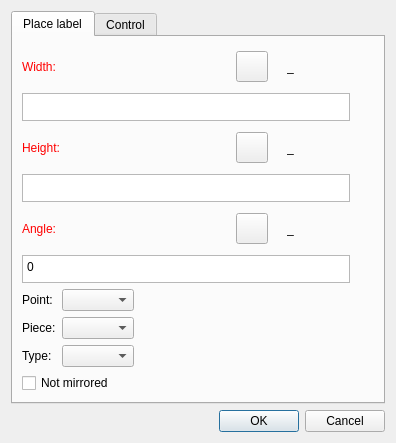
<?xml version="1.0" encoding="UTF-8"?>
<ui version="4.0">
 <class>DialogPlaceLabel</class>
 <widget class="QDialog" name="DialogPlaceLabel">
  <property name="geometry">
   <rect>
    <x>0</x>
    <y>0</y>
    <width>396</width>
    <height>443</height>
   </rect>
  </property>
  <property name="windowTitle">
   <string>Place label</string>
  </property>
  <property name="windowIcon">
   <iconset resource="../../../../vmisc/share/resources/icon.qrc">
    <normaloff>:/icon/64x64/icon64x64.png</normaloff>:/icon/64x64/icon64x64.png</iconset>
  </property>
  <layout class="QVBoxLayout" name="verticalLayout">
   <item>
    <widget class="QTabWidget" name="tabWidget">
     <property name="currentIndex">
      <number>0</number>
     </property>
     <widget class="QWidget" name="tabPlaceLabel">
      <attribute name="title">
       <string>Place label</string>
      </attribute>
      <layout class="QVBoxLayout" name="verticalLayout_2">
       <item>
        <layout class="QHBoxLayout" name="horizontalLayout">
         <item alignment="Qt::AlignLeft">
          <widget class="QLabel" name="labelEditFormulaWidth">
           <property name="sizePolicy">
            <sizepolicy hsizetype="Fixed" vsizetype="Preferred">
             <horstretch>0</horstretch>
             <verstretch>0</verstretch>
            </sizepolicy>
           </property>
           <property name="palette">
            <palette>
             <active>
              <colorrole role="WindowText">
               <brush brushstyle="SolidPattern">
                <color alpha="255">
                 <red>255</red>
                 <green>0</green>
                 <blue>0</blue>
                </color>
               </brush>
              </colorrole>
             </active>
             <inactive>
              <colorrole role="WindowText">
               <brush brushstyle="SolidPattern">
                <color alpha="255">
                 <red>255</red>
                 <green>0</green>
                 <blue>0</blue>
                </color>
               </brush>
              </colorrole>
             </inactive>
             <disabled>
              <colorrole role="WindowText">
               <brush brushstyle="SolidPattern">
                <color alpha="255">
                 <red>159</red>
                 <green>158</green>
                 <blue>158</blue>
                </color>
               </brush>
              </colorrole>
             </disabled>
            </palette>
           </property>
           <property name="text">
            <string>Width:</string>
           </property>
          </widget>
         </item>
         <item>
          <spacer name="horizontalSpacer">
           <property name="orientation">
            <enum>Qt::Horizontal</enum>
           </property>
           <property name="sizeHint" stdset="0">
            <size>
             <width>40</width>
             <height>20</height>
            </size>
           </property>
          </spacer>
         </item>
         <item alignment="Qt::AlignRight">
          <widget class="QToolButton" name="toolButtonExprWidth">
           <property name="toolTip">
            <string>Formula wizard</string>
           </property>
           <property name="text">
            <string notr="true"/>
           </property>
           <property name="icon">
            <iconset resource="../../../../vmisc/share/resources/icon.qrc">
             <normaloff>:/icon/light/24x24/fx.png</normaloff>:/icon/light/24x24/fx.png</iconset>
           </property>
           <property name="iconSize">
            <size>
             <width>24</width>
             <height>24</height>
            </size>
           </property>
          </widget>
         </item>
         <item alignment="Qt::AlignRight">
          <widget class="QLabel" name="label_4">
           <property name="text">
            <string/>
           </property>
           <property name="pixmap">
            <pixmap resource="../../../../vmisc/share/resources/icon.qrc">:/icon/light/24x24/equal.png</pixmap>
           </property>
          </widget>
         </item>
         <item alignment="Qt::AlignRight">
          <widget class="QLabel" name="labelResultCalculationWidth">
           <property name="sizePolicy">
            <sizepolicy hsizetype="Fixed" vsizetype="Preferred">
             <horstretch>0</horstretch>
             <verstretch>0</verstretch>
            </sizepolicy>
           </property>
           <property name="minimumSize">
            <size>
             <width>87</width>
             <height>0</height>
            </size>
           </property>
           <property name="toolTip">
            <string>Value</string>
           </property>
           <property name="whatsThis">
            <string notr="true"/>
           </property>
           <property name="text">
            <string notr="true">_</string>
           </property>
          </widget>
         </item>
        </layout>
       </item>
       <item>
        <layout class="QHBoxLayout" name="horizontalLayout_formula">
         <item>
          <widget class="VPlainTextEdit" name="plainTextEditFormulaWidth">
           <property name="sizePolicy">
            <sizepolicy hsizetype="Expanding" vsizetype="Preferred">
             <horstretch>0</horstretch>
             <verstretch>0</verstretch>
            </sizepolicy>
           </property>
           <property name="maximumSize">
            <size>
             <width>16777215</width>
             <height>28</height>
            </size>
           </property>
           <property name="toolTip">
            <string>Calculation</string>
           </property>
           <property name="tabChangesFocus">
            <bool>true</bool>
           </property>
          </widget>
         </item>
         <item>
          <widget class="QPushButton" name="pushButtonGrowWidth">
           <property name="maximumSize">
            <size>
             <width>18</width>
             <height>18</height>
            </size>
           </property>
           <property name="sizeIncrement">
            <size>
             <width>0</width>
             <height>0</height>
            </size>
           </property>
           <property name="toolTip">
            <string>&lt;html&gt;&lt;head/&gt;&lt;body&gt;&lt;p&gt;Show full calculation in message box&lt;/p&gt;&lt;/body&gt;&lt;/html&gt;</string>
           </property>
           <property name="text">
            <string notr="true"/>
           </property>
           <property name="icon">
            <iconset theme="go-down"/>
           </property>
           <property name="iconSize">
            <size>
             <width>16</width>
             <height>16</height>
            </size>
           </property>
           <property name="flat">
            <bool>true</bool>
           </property>
          </widget>
         </item>
        </layout>
       </item>
       <item>
        <layout class="QHBoxLayout" name="horizontalLayout_2">
         <item alignment="Qt::AlignLeft">
          <widget class="QLabel" name="labelEditFormulaHeight">
           <property name="sizePolicy">
            <sizepolicy hsizetype="Fixed" vsizetype="Preferred">
             <horstretch>0</horstretch>
             <verstretch>0</verstretch>
            </sizepolicy>
           </property>
           <property name="palette">
            <palette>
             <active>
              <colorrole role="WindowText">
               <brush brushstyle="SolidPattern">
                <color alpha="255">
                 <red>255</red>
                 <green>0</green>
                 <blue>0</blue>
                </color>
               </brush>
              </colorrole>
             </active>
             <inactive>
              <colorrole role="WindowText">
               <brush brushstyle="SolidPattern">
                <color alpha="255">
                 <red>255</red>
                 <green>0</green>
                 <blue>0</blue>
                </color>
               </brush>
              </colorrole>
             </inactive>
             <disabled>
              <colorrole role="WindowText">
               <brush brushstyle="SolidPattern">
                <color alpha="255">
                 <red>159</red>
                 <green>158</green>
                 <blue>158</blue>
                </color>
               </brush>
              </colorrole>
             </disabled>
            </palette>
           </property>
           <property name="text">
            <string>Height:</string>
           </property>
          </widget>
         </item>
         <item>
          <spacer name="horizontalSpacer_2">
           <property name="orientation">
            <enum>Qt::Horizontal</enum>
           </property>
           <property name="sizeHint" stdset="0">
            <size>
             <width>40</width>
             <height>20</height>
            </size>
           </property>
          </spacer>
         </item>
         <item alignment="Qt::AlignRight">
          <widget class="QToolButton" name="toolButtonExprHeight">
           <property name="toolTip">
            <string>Formula wizard</string>
           </property>
           <property name="text">
            <string notr="true"/>
           </property>
           <property name="icon">
            <iconset resource="../../../../vmisc/share/resources/icon.qrc">
             <normaloff>:/icon/light/24x24/fx.png</normaloff>:/icon/light/24x24/fx.png</iconset>
           </property>
           <property name="iconSize">
            <size>
             <width>24</width>
             <height>24</height>
            </size>
           </property>
          </widget>
         </item>
         <item alignment="Qt::AlignRight">
          <widget class="QLabel" name="label_5">
           <property name="text">
            <string/>
           </property>
           <property name="pixmap">
            <pixmap resource="../../../../vmisc/share/resources/icon.qrc">:/icon/light/24x24/equal.png</pixmap>
           </property>
          </widget>
         </item>
         <item alignment="Qt::AlignRight">
          <widget class="QLabel" name="labelResultCalculationHeight">
           <property name="sizePolicy">
            <sizepolicy hsizetype="Fixed" vsizetype="Preferred">
             <horstretch>0</horstretch>
             <verstretch>0</verstretch>
            </sizepolicy>
           </property>
           <property name="minimumSize">
            <size>
             <width>87</width>
             <height>0</height>
            </size>
           </property>
           <property name="toolTip">
            <string>Value</string>
           </property>
           <property name="whatsThis">
            <string notr="true"/>
           </property>
           <property name="text">
            <string notr="true">_</string>
           </property>
          </widget>
         </item>
        </layout>
       </item>
       <item>
        <layout class="QHBoxLayout" name="horizontalLayout_formula_2">
         <item>
          <widget class="VPlainTextEdit" name="plainTextEditFormulaHeight">
           <property name="sizePolicy">
            <sizepolicy hsizetype="Expanding" vsizetype="Preferred">
             <horstretch>0</horstretch>
             <verstretch>0</verstretch>
            </sizepolicy>
           </property>
           <property name="maximumSize">
            <size>
             <width>16777215</width>
             <height>28</height>
            </size>
           </property>
           <property name="toolTip">
            <string>Calculation</string>
           </property>
           <property name="tabChangesFocus">
            <bool>true</bool>
           </property>
          </widget>
         </item>
         <item>
          <widget class="QPushButton" name="pushButtonGrowHeight">
           <property name="maximumSize">
            <size>
             <width>18</width>
             <height>18</height>
            </size>
           </property>
           <property name="sizeIncrement">
            <size>
             <width>0</width>
             <height>0</height>
            </size>
           </property>
           <property name="toolTip">
            <string>&lt;html&gt;&lt;head/&gt;&lt;body&gt;&lt;p&gt;Show full calculation in message box&lt;/p&gt;&lt;/body&gt;&lt;/html&gt;</string>
           </property>
           <property name="text">
            <string notr="true"/>
           </property>
           <property name="icon">
            <iconset theme="go-down"/>
           </property>
           <property name="iconSize">
            <size>
             <width>16</width>
             <height>16</height>
            </size>
           </property>
           <property name="flat">
            <bool>true</bool>
           </property>
          </widget>
         </item>
        </layout>
       </item>
       <item>
        <layout class="QHBoxLayout" name="horizontalLayout_3">
         <item alignment="Qt::AlignLeft">
          <widget class="QLabel" name="labelEditFormulaAngle">
           <property name="sizePolicy">
            <sizepolicy hsizetype="Fixed" vsizetype="Preferred">
             <horstretch>0</horstretch>
             <verstretch>0</verstretch>
            </sizepolicy>
           </property>
           <property name="palette">
            <palette>
             <active>
              <colorrole role="WindowText">
               <brush brushstyle="SolidPattern">
                <color alpha="255">
                 <red>255</red>
                 <green>0</green>
                 <blue>0</blue>
                </color>
               </brush>
              </colorrole>
             </active>
             <inactive>
              <colorrole role="WindowText">
               <brush brushstyle="SolidPattern">
                <color alpha="255">
                 <red>255</red>
                 <green>0</green>
                 <blue>0</blue>
                </color>
               </brush>
              </colorrole>
             </inactive>
             <disabled>
              <colorrole role="WindowText">
               <brush brushstyle="SolidPattern">
                <color alpha="255">
                 <red>159</red>
                 <green>158</green>
                 <blue>158</blue>
                </color>
               </brush>
              </colorrole>
             </disabled>
            </palette>
           </property>
           <property name="text">
            <string>Angle:</string>
           </property>
          </widget>
         </item>
         <item>
          <spacer name="horizontalSpacer_3">
           <property name="orientation">
            <enum>Qt::Horizontal</enum>
           </property>
           <property name="sizeHint" stdset="0">
            <size>
             <width>40</width>
             <height>20</height>
            </size>
           </property>
          </spacer>
         </item>
         <item alignment="Qt::AlignRight">
          <widget class="QToolButton" name="toolButtonExprAngle">
           <property name="toolTip">
            <string>Formula wizard</string>
           </property>
           <property name="text">
            <string notr="true"/>
           </property>
           <property name="icon">
            <iconset resource="../../../../vmisc/share/resources/icon.qrc">
             <normaloff>:/icon/light/24x24/fx.png</normaloff>:/icon/light/24x24/fx.png</iconset>
           </property>
           <property name="iconSize">
            <size>
             <width>24</width>
             <height>24</height>
            </size>
           </property>
          </widget>
         </item>
         <item alignment="Qt::AlignRight">
          <widget class="QLabel" name="label_6">
           <property name="text">
            <string/>
           </property>
           <property name="pixmap">
            <pixmap resource="../../../../vmisc/share/resources/icon.qrc">:/icon/light/24x24/equal.png</pixmap>
           </property>
          </widget>
         </item>
         <item alignment="Qt::AlignRight">
          <widget class="QLabel" name="labelResultCalculationAngle">
           <property name="sizePolicy">
            <sizepolicy hsizetype="Fixed" vsizetype="Preferred">
             <horstretch>0</horstretch>
             <verstretch>0</verstretch>
            </sizepolicy>
           </property>
           <property name="minimumSize">
            <size>
             <width>87</width>
             <height>0</height>
            </size>
           </property>
           <property name="toolTip">
            <string>Value</string>
           </property>
           <property name="whatsThis">
            <string notr="true"/>
           </property>
           <property name="text">
            <string notr="true">_</string>
           </property>
          </widget>
         </item>
        </layout>
       </item>
       <item>
        <layout class="QHBoxLayout" name="horizontalLayout_formula_3">
         <item>
          <widget class="VPlainTextEdit" name="plainTextEditFormulaAngle">
           <property name="sizePolicy">
            <sizepolicy hsizetype="Expanding" vsizetype="Preferred">
             <horstretch>0</horstretch>
             <verstretch>0</verstretch>
            </sizepolicy>
           </property>
           <property name="maximumSize">
            <size>
             <width>16777215</width>
             <height>28</height>
            </size>
           </property>
           <property name="toolTip">
            <string>Calculation</string>
           </property>
           <property name="tabChangesFocus">
            <bool>true</bool>
           </property>
           <property name="plainText">
            <string>0</string>
           </property>
          </widget>
         </item>
         <item>
          <widget class="QPushButton" name="pushButtonGrowAngle">
           <property name="maximumSize">
            <size>
             <width>18</width>
             <height>18</height>
            </size>
           </property>
           <property name="sizeIncrement">
            <size>
             <width>0</width>
             <height>0</height>
            </size>
           </property>
           <property name="toolTip">
            <string>&lt;html&gt;&lt;head/&gt;&lt;body&gt;&lt;p&gt;Show full calculation in message box&lt;/p&gt;&lt;/body&gt;&lt;/html&gt;</string>
           </property>
           <property name="text">
            <string notr="true"/>
           </property>
           <property name="icon">
            <iconset theme="go-down"/>
           </property>
           <property name="iconSize">
            <size>
             <width>16</width>
             <height>16</height>
            </size>
           </property>
           <property name="flat">
            <bool>true</bool>
           </property>
          </widget>
         </item>
        </layout>
       </item>
       <item>
        <layout class="QFormLayout" name="formLayout">
         <property name="fieldGrowthPolicy">
          <enum>QFormLayout::ExpandingFieldsGrow</enum>
         </property>
         <item row="0" column="0">
          <widget class="QLabel" name="labelPoint">
           <property name="text">
            <string>Point:</string>
           </property>
          </widget>
         </item>
         <item row="0" column="1">
          <widget class="QComboBox" name="comboBoxPoint"/>
         </item>
         <item row="1" column="0">
          <widget class="QLabel" name="labelPiece">
           <property name="text">
            <string>Piece:</string>
           </property>
          </widget>
         </item>
         <item row="1" column="1">
          <widget class="QComboBox" name="comboBoxPiece"/>
         </item>
         <item row="2" column="0">
          <widget class="QLabel" name="label">
           <property name="text">
            <string>Type:</string>
           </property>
          </widget>
         </item>
         <item row="2" column="1">
          <widget class="QComboBox" name="comboBoxLabelType"/>
         </item>
        </layout>
       </item>
       <item>
        <widget class="QCheckBox" name="checkBoxNotMirrored">
         <property name="text">
          <string>Not mirrored</string>
         </property>
        </widget>
       </item>
      </layout>
     </widget>
     <widget class="QWidget" name="tabControl">
      <attribute name="title">
       <string>Control</string>
      </attribute>
      <layout class="QVBoxLayout" name="verticalLayout_3">
       <item>
        <layout class="QHBoxLayout" name="horizontalLayout_15">
         <item alignment="Qt::AlignLeft">
          <widget class="QLabel" name="labelEditVisible">
           <property name="sizePolicy">
            <sizepolicy hsizetype="Fixed" vsizetype="Preferred">
             <horstretch>0</horstretch>
             <verstretch>0</verstretch>
            </sizepolicy>
           </property>
           <property name="palette">
            <palette>
             <active>
              <colorrole role="WindowText">
               <brush brushstyle="SolidPattern">
                <color alpha="255">
                 <red>255</red>
                 <green>0</green>
                 <blue>0</blue>
                </color>
               </brush>
              </colorrole>
             </active>
             <inactive>
              <colorrole role="WindowText">
               <brush brushstyle="SolidPattern">
                <color alpha="255">
                 <red>255</red>
                 <green>0</green>
                 <blue>0</blue>
                </color>
               </brush>
              </colorrole>
             </inactive>
             <disabled>
              <colorrole role="WindowText">
               <brush brushstyle="SolidPattern">
                <color alpha="255">
                 <red>159</red>
                 <green>158</green>
                 <blue>158</blue>
                </color>
               </brush>
              </colorrole>
             </disabled>
            </palette>
           </property>
           <property name="text">
            <string>Visible</string>
           </property>
          </widget>
         </item>
         <item>
          <spacer name="horizontalSpacer_11">
           <property name="orientation">
            <enum>Qt::Horizontal</enum>
           </property>
           <property name="sizeHint" stdset="0">
            <size>
             <width>40</width>
             <height>20</height>
            </size>
           </property>
          </spacer>
         </item>
         <item alignment="Qt::AlignRight">
          <widget class="QToolButton" name="toolButtonExprVisible">
           <property name="enabled">
            <bool>true</bool>
           </property>
           <property name="toolTip">
            <string>Formula wizard</string>
           </property>
           <property name="text">
            <string notr="true"/>
           </property>
           <property name="icon">
            <iconset resource="../../../../vmisc/share/resources/icon.qrc">
             <normaloff>:/icon/light/24x24/fx.png</normaloff>:/icon/light/24x24/fx.png</iconset>
           </property>
           <property name="iconSize">
            <size>
             <width>24</width>
             <height>24</height>
            </size>
           </property>
          </widget>
         </item>
         <item alignment="Qt::AlignRight">
          <widget class="QLabel" name="label_8">
           <property name="text">
            <string/>
           </property>
           <property name="pixmap">
            <pixmap resource="../../../../vmisc/share/resources/icon.qrc">:/icon/light/24x24/equal.png</pixmap>
           </property>
          </widget>
         </item>
         <item alignment="Qt::AlignRight">
          <widget class="QLabel" name="labelResultVisible">
           <property name="sizePolicy">
            <sizepolicy hsizetype="Fixed" vsizetype="Preferred">
             <horstretch>0</horstretch>
             <verstretch>0</verstretch>
            </sizepolicy>
           </property>
           <property name="minimumSize">
            <size>
             <width>87</width>
             <height>0</height>
            </size>
           </property>
           <property name="toolTip">
            <string>Value</string>
           </property>
           <property name="text">
            <string notr="true">_</string>
           </property>
          </widget>
         </item>
        </layout>
       </item>
       <item>
        <layout class="QHBoxLayout" name="horizontalLayout_14">
         <item>
          <widget class="VPlainTextEdit" name="plainTextEditFormulaVisible">
           <property name="sizePolicy">
            <sizepolicy hsizetype="Expanding" vsizetype="Preferred">
             <horstretch>0</horstretch>
             <verstretch>0</verstretch>
            </sizepolicy>
           </property>
           <property name="maximumSize">
            <size>
             <width>16777215</width>
             <height>28</height>
            </size>
           </property>
           <property name="toolTip">
            <string>Create a formula that regulates visibility. Values different from &quot;0&quot; make a path visible.</string>
           </property>
           <property name="tabChangesFocus">
            <bool>true</bool>
           </property>
           <property name="plainText">
            <string>1</string>
           </property>
          </widget>
         </item>
         <item>
          <widget class="QPushButton" name="pushButtonGrowVisible">
           <property name="enabled">
            <bool>true</bool>
           </property>
           <property name="maximumSize">
            <size>
             <width>18</width>
             <height>18</height>
            </size>
           </property>
           <property name="sizeIncrement">
            <size>
             <width>0</width>
             <height>0</height>
            </size>
           </property>
           <property name="toolTip">
            <string>&lt;html&gt;&lt;head/&gt;&lt;body&gt;&lt;p&gt;Show full calculation in message box&lt;/p&gt;&lt;/body&gt;&lt;/html&gt;</string>
           </property>
           <property name="text">
            <string notr="true"/>
           </property>
           <property name="icon">
            <iconset theme="go-down"/>
           </property>
           <property name="iconSize">
            <size>
             <width>16</width>
             <height>16</height>
            </size>
           </property>
           <property name="flat">
            <bool>true</bool>
           </property>
          </widget>
         </item>
        </layout>
       </item>
       <item>
        <spacer name="verticalSpacer_5">
         <property name="orientation">
          <enum>Qt::Vertical</enum>
         </property>
         <property name="sizeHint" stdset="0">
          <size>
           <width>20</width>
           <height>40</height>
          </size>
         </property>
        </spacer>
       </item>
      </layout>
     </widget>
    </widget>
   </item>
   <item>
    <widget class="QDialogButtonBox" name="buttonBox">
     <property name="orientation">
      <enum>Qt::Horizontal</enum>
     </property>
     <property name="standardButtons">
      <set>QDialogButtonBox::Cancel|QDialogButtonBox::Ok</set>
     </property>
    </widget>
   </item>
  </layout>
 </widget>
 <customwidgets>
  <customwidget>
   <class>VPlainTextEdit</class>
   <extends>QPlainTextEdit</extends>
   <header>../vwidgets/vplaintextedit.h</header>
  </customwidget>
 </customwidgets>
 <resources>
  <include location="../../../../vmisc/share/resources/icon.qrc"/>
 </resources>
 <connections>
  <connection>
   <sender>buttonBox</sender>
   <signal>accepted()</signal>
   <receiver>DialogPlaceLabel</receiver>
   <slot>accept()</slot>
   <hints>
    <hint type="sourcelabel">
     <x>248</x>
     <y>254</y>
    </hint>
    <hint type="destinationlabel">
     <x>157</x>
     <y>274</y>
    </hint>
   </hints>
  </connection>
  <connection>
   <sender>buttonBox</sender>
   <signal>rejected()</signal>
   <receiver>DialogPlaceLabel</receiver>
   <slot>reject()</slot>
   <hints>
    <hint type="sourcelabel">
     <x>316</x>
     <y>260</y>
    </hint>
    <hint type="destinationlabel">
     <x>286</x>
     <y>274</y>
    </hint>
   </hints>
  </connection>
 </connections>
</ui>
